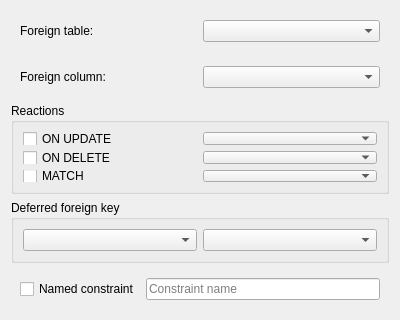
<?xml version="1.0" encoding="UTF-8"?>
<ui version="4.0">
 <class>ColumnForeignKeyPanel</class>
 <widget class="QWidget" name="ColumnForeignKeyPanel">
  <property name="geometry">
   <rect>
    <x>0</x>
    <y>0</y>
    <width>400</width>
    <height>320</height>
   </rect>
  </property>
  <property name="minimumSize">
   <size>
    <width>0</width>
    <height>320</height>
   </size>
  </property>
  <property name="windowTitle">
   <string notr="true">Form</string>
  </property>
  <layout class="QVBoxLayout" name="verticalLayout">
   <item>
    <widget class="QWidget" name="fkTableWidget" native="true">
     <layout class="QHBoxLayout" name="horizontalLayout">
      <item>
       <widget class="QLabel" name="fkTableLabel">
        <property name="text">
         <string>Foreign table:</string>
        </property>
       </widget>
      </item>
      <item>
       <widget class="QComboBox" name="fkTableCombo"/>
      </item>
     </layout>
    </widget>
   </item>
   <item>
    <widget class="QWidget" name="fkColumnWidget" native="true">
     <layout class="QHBoxLayout" name="horizontalLayout_2">
      <item>
       <widget class="QLabel" name="fkColumnLabel">
        <property name="text">
         <string>Foreign column:</string>
        </property>
       </widget>
      </item>
      <item>
       <widget class="QComboBox" name="fkColumnCombo"/>
      </item>
     </layout>
    </widget>
   </item>
   <item>
    <widget class="QGroupBox" name="reactionsGroup">
     <property name="title">
      <string>Reactions</string>
     </property>
     <layout class="QGridLayout" name="gridLayout">
      <item row="0" column="0">
       <widget class="QCheckBox" name="onUpdateCheckBox">
        <property name="text">
         <string notr="true">ON UPDATE</string>
        </property>
       </widget>
      </item>
      <item row="0" column="1">
       <widget class="QComboBox" name="onUpdateCombo"/>
      </item>
      <item row="1" column="0">
       <widget class="QCheckBox" name="onDeleteCheckBox">
        <property name="text">
         <string notr="true">ON DELETE</string>
        </property>
       </widget>
      </item>
      <item row="2" column="0">
       <widget class="QCheckBox" name="matchCheckBox">
        <property name="text">
         <string notr="true">MATCH</string>
        </property>
       </widget>
      </item>
      <item row="1" column="1">
       <widget class="QComboBox" name="onDeleteCombo"/>
      </item>
      <item row="2" column="1">
       <widget class="QComboBox" name="matchCombo"/>
      </item>
     </layout>
    </widget>
   </item>
   <item>
    <widget class="QGroupBox" name="deferredGroup">
     <property name="title">
      <string>Deferred foreign key</string>
     </property>
     <layout class="QHBoxLayout" name="horizontalLayout_3">
      <item>
       <widget class="QComboBox" name="deferrableCombo"/>
      </item>
      <item>
       <widget class="QComboBox" name="initiallyCombo"/>
      </item>
     </layout>
    </widget>
   </item>
   <item>
    <widget class="QWidget" name="namedWidget" native="true">
     <layout class="QHBoxLayout" name="horizontalLayout_4">
      <item>
       <widget class="QCheckBox" name="namedCheckBox">
        <property name="text">
         <string>Named constraint</string>
        </property>
       </widget>
      </item>
      <item>
       <widget class="QLineEdit" name="nameEdit">
        <property name="placeholderText">
         <string>Constraint name</string>
        </property>
       </widget>
      </item>
     </layout>
    </widget>
   </item>
  </layout>
 </widget>
 <tabstops>
  <tabstop>fkTableCombo</tabstop>
  <tabstop>fkColumnCombo</tabstop>
  <tabstop>onUpdateCheckBox</tabstop>
  <tabstop>onUpdateCombo</tabstop>
  <tabstop>onDeleteCheckBox</tabstop>
  <tabstop>onDeleteCombo</tabstop>
  <tabstop>matchCheckBox</tabstop>
  <tabstop>matchCombo</tabstop>
  <tabstop>deferrableCombo</tabstop>
  <tabstop>initiallyCombo</tabstop>
  <tabstop>namedCheckBox</tabstop>
  <tabstop>nameEdit</tabstop>
 </tabstops>
 <resources/>
 <connections/>
</ui>
